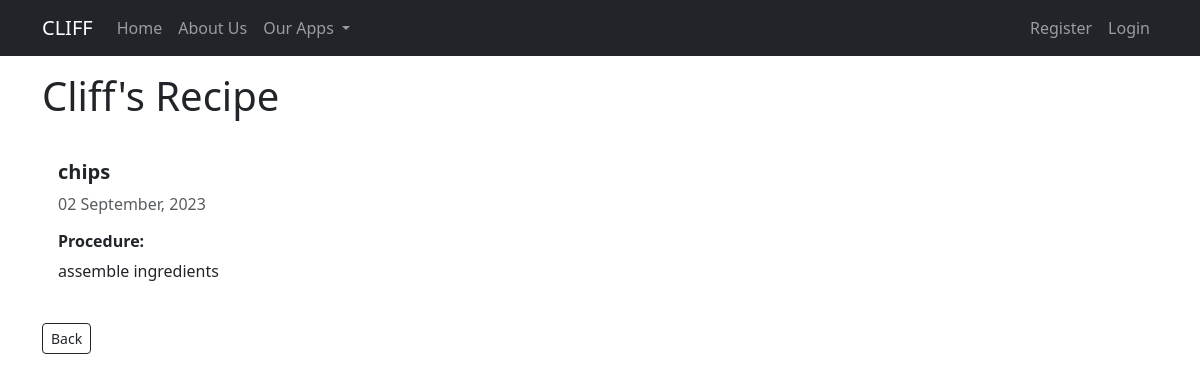
The page /recipe/7/ on the database its author committed.
### recipes/models.py (models this page shows, shortened)
class Recipe(models.Model):
    title = models.CharField(max_length=100)
    procedure = models.TextField(max_length=100)
    author = models.ForeignKey(User, on_delete = models.SET_DEFAULT, blank=True, default='none')
    created_at = models.DateTimeField(auto_now_add=True)
    updated_at = models.DateTimeField(auto_now=True)

### recipes/views.py (the view)
# urls.py: path('recipe/<int:pk>/', views.RecipeDetailView.as_view(), name="recipes-detail"),
class RecipeDetailView(DetailView):
    model = models.Recipe

### recipes/templates/recipes/recipe_detail.html
{% extends 'base.html' %}
{% block content %}
    <h1>{{ object.author|capfirst }}'s Recipe </h1>
        <div class="card my-4" style="width: 100%; border: none">
            <div class="card-body">
                <div class="d-inline">
                    <h5 class="card-title"><strong>{{ object.title }}</strong></h5>
                    <p class="text-body-secondary">{{ object.created_at|date:"d F, Y" }}</p>
                </div>
                 <h6><strong> Procedure: </strong></h6>
                <p class="card-text">{{ object.procedure }}</p>
            </div>
        </div>
        {% if object.author == user or user.is_staff %}
            <div class="col-4">
                <a class="btn btn-info btn-sm" href="{% url 'recipes-update' object.id %}">Update</a>
                <a class="btn btn-default btn-sm" href="{% url 'recipes' %}">Back</a>
            </div>
        {% else %}
            <div class="col-4">
                <a class="btn btn-outline-dark btn-sm" href="{% url 'recipes' %}">Back</a>
            </div>
        {% endif %}
{% endblock %}

### rows shown on the page
Recipe: author "Cliff", title "chips", created_at "02 September, 2023", procedure "assemble ingredients"
